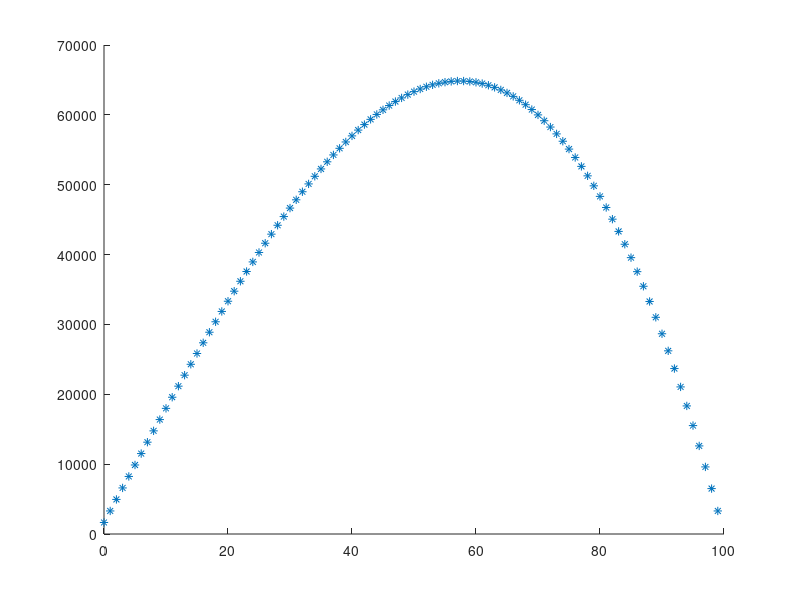

Write the MATLAB code that produced this figure. (Note: this script raises an error after producing the figure.)
n=100;
A=zeros(100);
b=zeros(100,1);
for i = 0:n-1;
    if i == 0;
        A(1,1)=2;
        A(1,2)=-1;
        b(1)=0;
    elseif i == n-1;
        A(100,99)=-1;
        A(100,100)=2;
        b(100)=n-1;
    else 
        A(i+1,i)=-1;
        A(i+1,i+1)=2;
        A(i+1,i+2)=-1;
        b(i+1)=i;
    end
end
Ainv=inv(A);
ConditionNumber=norm(A)*norm(Ainv);
xc=Ainv*b;
xd=A\b;
plot(b,xc,'*',b,xd,'sq')
ylabel('x_i value')
xlabel('x index')
legend('xc','xd')
title('Values of xc and xd')
